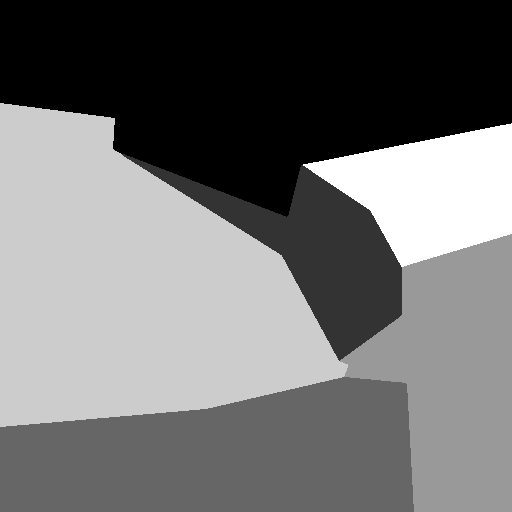
#> input picture data/homemade/pochoirs_patchwork/gt11_1.png, 512 x 512 px; its folder holds 4 pictures in this run
$ jupyter execute --allow-errors homemade_data_generator.ipynb
#> lines starting #> are read from the running program, lines starting #| are printed output that depends on the picture
[cell 1]
from pathlib import Path
from skimage.io import imread
import matplotlib.pyplot as plt
import numpy as np
import random
from PIL import Image

[cell 2]
stencils = []

for file in Path("data/homemade/pochoirs_patchwork").iterdir() :
    if file.suffix.lower() == ".png" :
        stencils.append(imread(file))

[cell 3]
textures = []
#> textures = []

#> (the rest of this cell did not finish here and is left out)

[cell 4]
def generate_patchwork(stencils, textures, stencil_idx=None) :
#> called with stencil_idx = 3
    if stencil_idx is None:
        stencil = random.choice(stencils)
    else:
        stencil = stencils[stencil_idx]
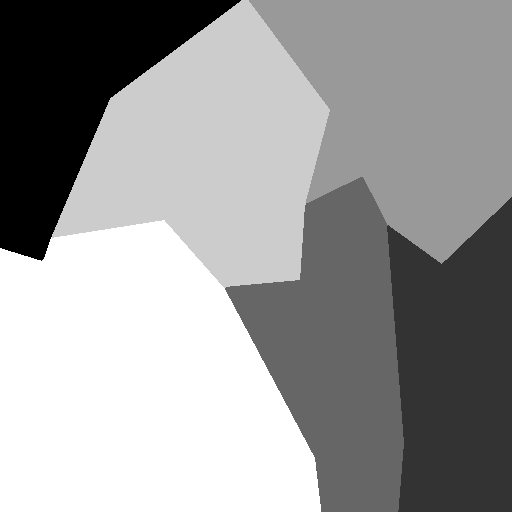
#> stencil: shape (512, 512); min 0, max 5, mean 3.03; drawn with min black and max white
    labels = np.unique(stencil)
    nb_labels = len(labels)
    texture_indices = random.sample(range(len(textures)), nb_labels)
    label_to_tex_idx = dict(zip(labels, texture_indices))
    H, W = stencil.shape
    patchwork = np.zeros((H, W), dtype=textures[0].dtype)
    labels_bottom = np.unique(stencil[-2:, :])
    for l in labels:
        tex = textures[label_to_tex_idx[l]]
        if l in labels_bottom:
            tex = tex[::-1, ...]
        mask = (stencil == l)
        patchwork[mask] = tex[mask]

    plt.figure(figsize=(5,5))
    plt.imshow(patchwork, cmap="gray")
    plt.axis("off")
    plt.show()

    return patchwork
